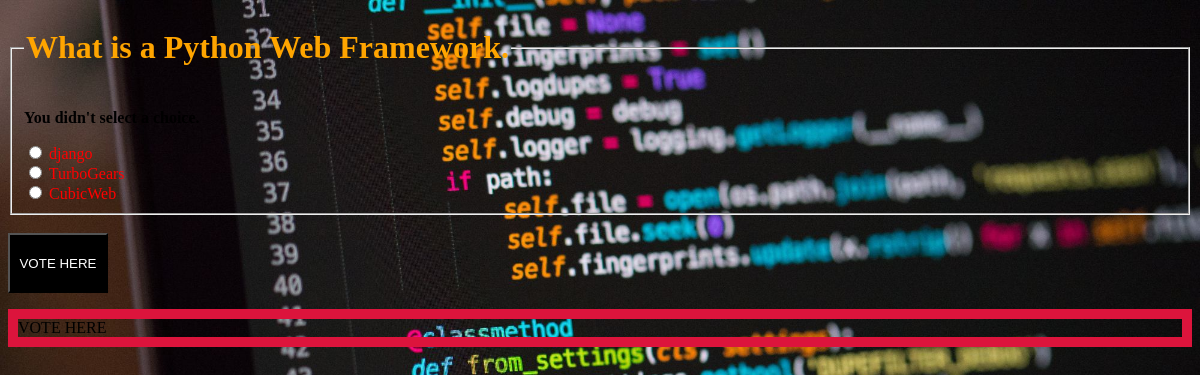
Page /5/vote/ on the committed database.
### polls/models.py (models this page shows, shortened)
class Question(models.Model):
    question_text = models.CharField(max_length=200)
    pub_date = models.DateTimeField('date published')

class Choice(models.Model):
    question = models.ForeignKey(Question, on_delete=models.CASCADE)
    choice_text = models.CharField(max_length=200)
    votes = models.IntegerField(default=0)

### polls/views.py (the view)
# urls.py: path('<int:question_id>/vote/', views.vote, name='vote'),
def vote(request, question_id):
    question = get_object_or_404(Question, pk=question_id)
    try:
        selected_choice = question.choice_set.get(pk=request.POST['choice'])
    except (KeyError, Choice.DoesNotExist):
        return render(request, 'polls/detail.html', {
            'question': question,
            'error_message': "You didn't select a choice.",
        })
    else:
        selected_choice.votes += 1
        selected_choice.save()
        return HttpResponseRedirect(reverse('results', args=(question.id,)))

### polls/templates/polls/detail.html (shortened to what this page needs)
{% load static %}
<body style="background-image:url('{% static 'polls/p2.jpg' %}');">
<link rel="stylesheet" type="text/css" href="{% static 'polls/style.css' %}">
<form action="{% url 'vote' question.id %}" method="post">
    <fieldset>
        <legend><h1>{{ question.question_text }}</h1></legend>
        {% if error_message %}<p><strong>{{ error_message }}</strong></p>{% endif %}
        {% for choice in question.choice_set.all %}
            <input type="radio" name="choice" id="choice{{ forloop.counter }}" value="{{ choice.id }}">
            <label for="choice{{ forloop.counter }}">{{ choice.choice_text }}</label><br>
        {% endfor %}
    </fieldset><br>
    <input type="submit" value="VOTE HERE" id="pop">
    </form>
    <marquee behavior="scroll" direction="right" scrollamount="2" bgcolor="white" style="border:10px solid crimson">VOTE HERE</marquee>
</body>

### polls/static/polls/style.css (style rules this page uses)
body { background: lightblue; background-repeat:no-repeat; background-size: cover; }
h1 { color: orange; }
label { color: red; }
#pop { width: 100px; height: 60px; background-color: black; color: white; }

### rows in the picture
Question: question_text "What is a Python Web Framework."
Choice: choice_text "django"
Choice: choice_text "TurboGears"
Choice: choice_text "CubicWeb"

### other values in the picture
{{ error_message }} "You didn't select a choice."
